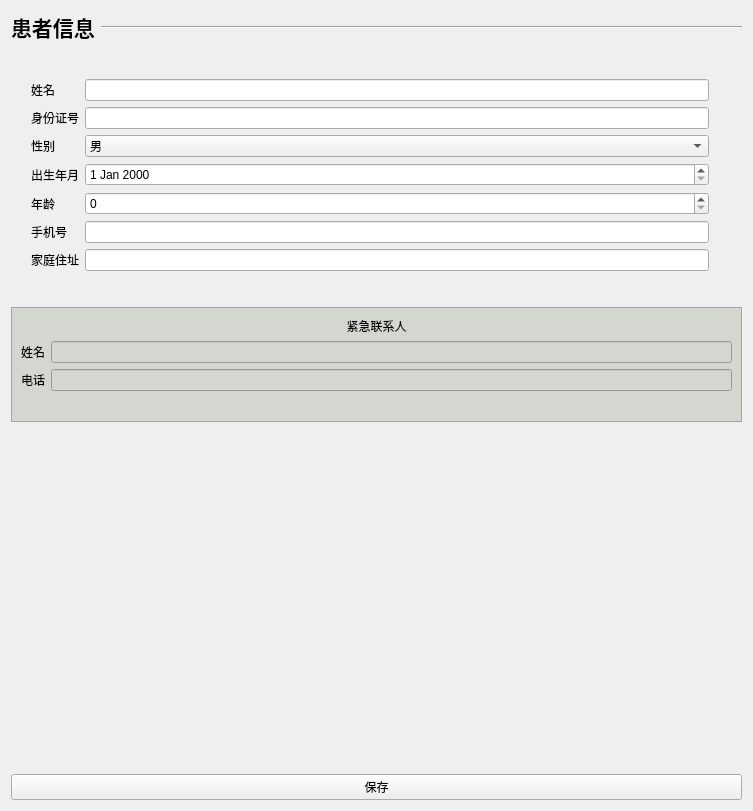
<?xml version="1.0" encoding="UTF-8"?>
<ui version="4.0">
 <class>PatientInformationWidget</class>
 <widget class="QWidget" name="PatientInformationWidget">
  <property name="geometry">
   <rect>
    <x>0</x>
    <y>0</y>
    <width>753</width>
    <height>811</height>
   </rect>
  </property>
  <property name="windowTitle">
   <string>Form</string>
  </property>
  <layout class="QVBoxLayout" name="verticalLayout">
   <item>
    <layout class="QHBoxLayout" name="horizontalLayout_2">
     <property name="bottomMargin">
      <number>30</number>
     </property>
     <item>
      <widget class="QLabel" name="label_11">
       <property name="font">
        <font>
         <pointsize>16</pointsize>
         <weight>75</weight>
         <bold>true</bold>
        </font>
       </property>
       <property name="text">
        <string>患者信息</string>
       </property>
      </widget>
     </item>
     <item>
      <widget class="Line" name="line_2">
       <property name="sizePolicy">
        <sizepolicy hsizetype="Expanding" vsizetype="Preferred">
         <horstretch>0</horstretch>
         <verstretch>0</verstretch>
        </sizepolicy>
       </property>
       <property name="orientation">
        <enum>Qt::Horizontal</enum>
       </property>
      </widget>
     </item>
    </layout>
   </item>
   <item>
    <layout class="QHBoxLayout" name="horizontalLayout">
     <property name="bottomMargin">
      <number>30</number>
     </property>
     <item>
      <layout class="QFormLayout" name="formLayout">
       <property name="leftMargin">
        <number>20</number>
       </property>
       <property name="rightMargin">
        <number>20</number>
       </property>
       <item row="0" column="0">
        <widget class="QLabel" name="label">
         <property name="text">
          <string>姓名</string>
         </property>
        </widget>
       </item>
       <item row="0" column="1">
        <widget class="QLineEdit" name="NameInput"/>
       </item>
       <item row="1" column="0">
        <widget class="QLabel" name="label_2">
         <property name="text">
          <string>身份证号</string>
         </property>
        </widget>
       </item>
       <item row="1" column="1">
        <widget class="QLineEdit" name="IdInput"/>
       </item>
       <item row="2" column="0">
        <widget class="QLabel" name="label_3">
         <property name="text">
          <string>性别</string>
         </property>
        </widget>
       </item>
       <item row="2" column="1">
        <widget class="QComboBox" name="GenderInput">
         <item>
          <property name="text">
           <string>男</string>
          </property>
         </item>
         <item>
          <property name="text">
           <string>女</string>
          </property>
         </item>
        </widget>
       </item>
       <item row="3" column="0">
        <widget class="QLabel" name="label_4">
         <property name="text">
          <string>出生年月</string>
         </property>
        </widget>
       </item>
       <item row="3" column="1">
        <widget class="QDateEdit" name="BirthdayInput"/>
       </item>
       <item row="4" column="0">
        <widget class="QLabel" name="label_5">
         <property name="text">
          <string>年龄</string>
         </property>
        </widget>
       </item>
       <item row="4" column="1">
        <widget class="QSpinBox" name="AgeInput"/>
       </item>
       <item row="5" column="0">
        <widget class="QLabel" name="label_6">
         <property name="text">
          <string>手机号</string>
         </property>
        </widget>
       </item>
       <item row="5" column="1">
        <widget class="QLineEdit" name="ContactInput"/>
       </item>
       <item row="6" column="0">
        <widget class="QLabel" name="label_7">
         <property name="text">
          <string>家庭住址</string>
         </property>
        </widget>
       </item>
       <item row="6" column="1">
        <widget class="QLineEdit" name="AddressInput"/>
       </item>
      </layout>
     </item>
     <item>
      <widget class="QLabel" name="PatientPhoto">
       <property name="sizePolicy">
        <sizepolicy hsizetype="Fixed" vsizetype="Fixed">
         <horstretch>0</horstretch>
         <verstretch>0</verstretch>
        </sizepolicy>
       </property>
       <property name="styleSheet">
        <string notr="true"/>
       </property>
       <property name="text">
        <string/>
       </property>
       <property name="pixmap">
        <pixmap resource="res.qrc">:/img/DefaultPhoto.jpg</pixmap>
       </property>
       <property name="scaledContents">
        <bool>true</bool>
       </property>
       <property name="alignment">
        <set>Qt::AlignCenter</set>
       </property>
       <property name="margin">
        <number>0</number>
       </property>
      </widget>
     </item>
    </layout>
   </item>
   <item>
    <widget class="QFrame" name="frame">
     <property name="styleSheet">
      <string notr="true">background-color: rgb(211, 215, 207);</string>
     </property>
     <property name="frameShape">
      <enum>QFrame::StyledPanel</enum>
     </property>
     <property name="frameShadow">
      <enum>QFrame::Raised</enum>
     </property>
     <layout class="QVBoxLayout" name="verticalLayout_2">
      <property name="bottomMargin">
       <number>30</number>
      </property>
      <item>
       <widget class="QLabel" name="label_8">
        <property name="text">
         <string>紧急联系人</string>
        </property>
        <property name="alignment">
         <set>Qt::AlignCenter</set>
        </property>
       </widget>
      </item>
      <item>
       <layout class="QFormLayout" name="formLayout_2">
        <item row="0" column="0">
         <widget class="QLabel" name="label_9">
          <property name="text">
           <string>姓名</string>
          </property>
         </widget>
        </item>
        <item row="0" column="1">
         <widget class="QLineEdit" name="EmergencyContactName"/>
        </item>
        <item row="1" column="0">
         <widget class="QLabel" name="label_10">
          <property name="text">
           <string>电话</string>
          </property>
         </widget>
        </item>
        <item row="1" column="1">
         <widget class="QLineEdit" name="EmergencyContactPhone"/>
        </item>
       </layout>
      </item>
     </layout>
    </widget>
   </item>
   <item>
    <spacer name="verticalSpacer">
     <property name="orientation">
      <enum>Qt::Vertical</enum>
     </property>
     <property name="sizeHint" stdset="0">
      <size>
       <width>20</width>
       <height>40</height>
      </size>
     </property>
    </spacer>
   </item>
   <item>
    <widget class="QPushButton" name="SaveBtn">
     <property name="text">
      <string>保存</string>
     </property>
    </widget>
   </item>
  </layout>
 </widget>
 <resources>
  <include location="res.qrc"/>
 </resources>
 <connections/>
</ui>
